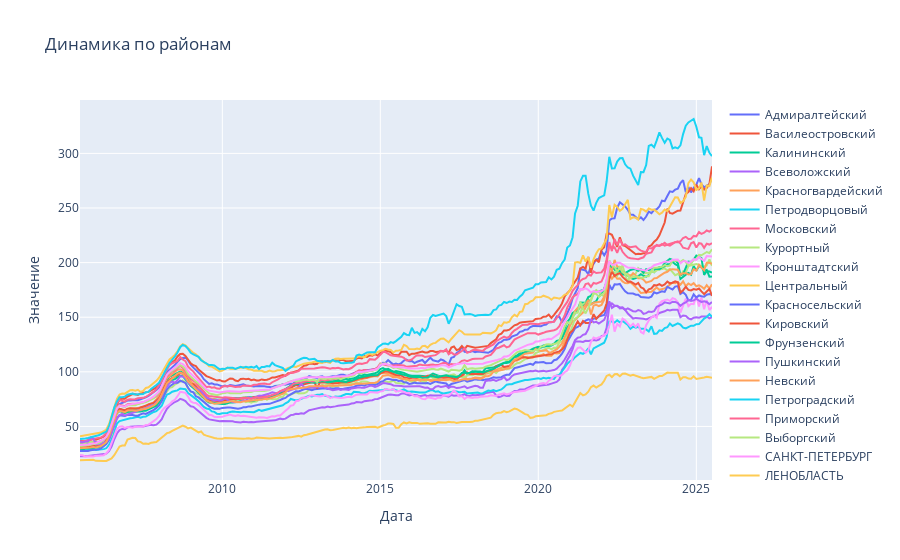

Notebook cell for this chart:
### Markdown cell above
## Визуализация
Удобно сделать визуализацию графиков цен по районам с отключением и включением нужных районов, чтобы как в вышеописанных примерах не разделять графики по причине неинформативного отображения большого количества информации

### Code cell
import plotly.graph_objects as go

fig = go.Figure()
# Все колонки, кроме даты

for district in districts:
    # Преобразуем в обычные списки Python, PyArrow не нужен
    x_values = dataset['Дата'].tolist()  
    y_values = pd.to_numeric(dataset[district], errors='coerce').tolist()
    
    fig.add_trace(go.Scatter(
        x=x_values,
        y=y_values,
        mode='lines',
        name=district.replace('o_', '')
    ))

fig.update_layout(
    title='Динамика по районам',
    xaxis_title='Дата',
    yaxis_title='Значение',
    hovermode='x unified',
    legend_title_text=''
)

fig.show()

### Figure 1 — Plotly figure (JSON) as saved in the notebook; plotly's stock layout.template omitted (floating-point values rounded to 4 significant figures; data arrays with more than 128 entries replaced by an {"elided": "..."} marker saying what was removed)
{"data": [{"mode": "lines", "name": "Адмиралтейский", "type": "scatter", "x": {"elided": "241 str values"}, "y": {"elided": "241 float values"}}, {"mode": "lines", "name": "Василеостровский", "type": "scatter", "x": {"elided": "241 str values"}, "y": {"elided": "241 float values"}}, {"mode": "lines", "name": "Калининский", "type": "scatter", "x": {"elided": "241 str values"}, "y": {"elided": "241 float values"}}, {"mode": "lines", "name": "Всеволожский", "type": "scatter", "x": {"elided": "241 str values"}, "y": {"elided": "241 float values"}}, {"mode": "lines", "name": "Красногвардейский", "type": "scatter", "x": {"elided": "241 str values"}, "y": {"elided": "241 float values"}}, {"mode": "lines", "name": "Петродворцовый", "type": "scatter", "x": {"elided": "241 str values"}, "y": {"elided": "241 float values"}}, {"mode": "lines", "name": "Московский", "type": "scatter", "x": {"elided": "241 str values"}, "y": {"elided": "241 float values"}}, {"mode": "lines", "name": "Курортный", "type": "scatter", "x": {"elided": "241 str values"}, "y": {"elided": "241 float values"}}, {"mode": "lines", "name": "Кронштадтский", "type": "scatter", "x": {"elided": "241 str values"}, "y": {"elided": "241 float values"}}, {"mode": "lines", "name": "Центральный", "type": "scatter", "x": {"elided": "241 str values"}, "y": {"elided": "241 float values"}}, {"mode": "lines", "name": "Красносельский", "type": "scatter", "x": {"elided": "241 str values"}, "y": {"elided": "241 float values"}}, {"mode": "lines", "name": "Кировский", "type": "scatter", "x": {"elided": "241 str values"}, "y": {"elided": "241 float values"}}, {"mode": "lines", "name": "Фрунзенский", "type": "scatter", "x": {"elided": "241 str values"}, "y": {"elided": "241 float values"}}, {"mode": "lines", "name": "Пушкинский", "type": "scatter", "x": {"elided": "241 str values"}, "y": {"elided": "241 float values"}}, {"mode": "lines", "name": "Невский", "type": "scatter", "x": {"elided": "241 str values"}, "y": {"elided": "241 float values"}}, {"mode": "lines", "name": "Петроградский", "type": "scatter", "x": {"elided": "241 str values"}, "y": {"elided": "241 float values"}}, {"mode": "lines", "name": "Приморский", "type": "scatter", "x": {"elided": "241 str values"}, "y": {"elided": "241 float values"}}, {"mode": "lines", "name": "Выборгский", "type": "scatter", "x": {"elided": "241 str values"}, "y": {"elided": "241 float values"}}, {"mode": "lines", "name": "CАНКТ-ПЕТЕРБУРГ", "type": "scatter", "x": {"elided": "241 str values"}, "y": {"elided": "241 float values"}}, {"mode": "lines", "name": "ЛЕНОБЛАСТЬ", "type": "scatter", "x": {"elided": "241 str values"}, "y": {"elided": "241 float values"}}], "layout": {"hovermode": "x unified", "legend": {"title": {"text": ""}}, "title": {"text": "Динамика по районам"}, "xaxis": {"title": {"text": "Дата"}}, "yaxis": {"title": {"text": "Значение"}}}}
